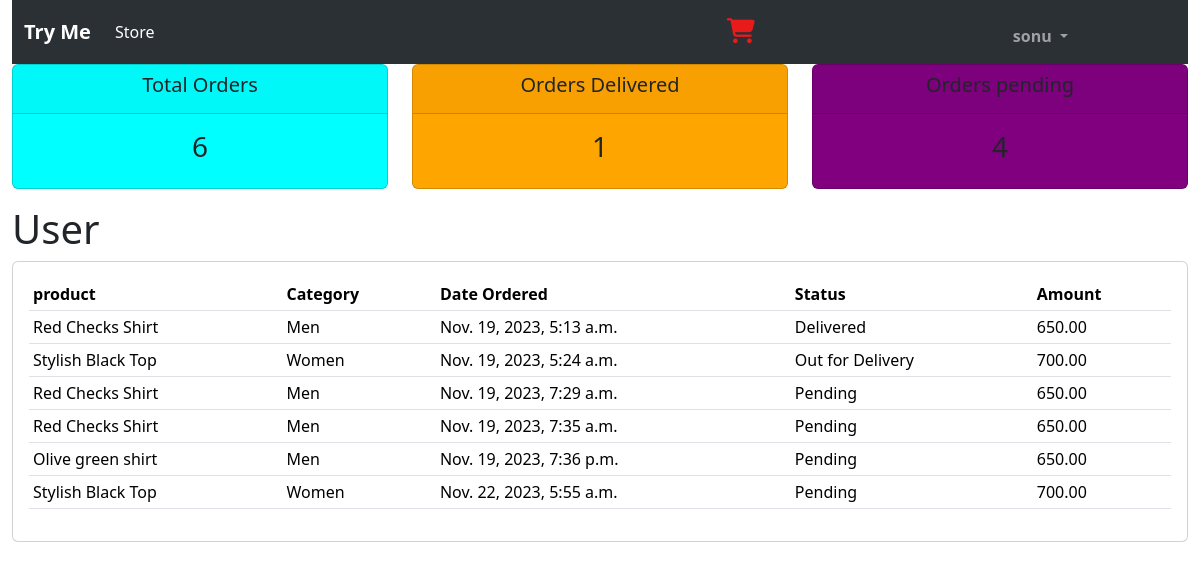
Page /orders/ (signed in) on the committed database.
### products/models.py (models this page shows, shortened)
class Product(models.Model):
    name=models.CharField(max_length=50)
    price=models.IntegerField(default=0)
    category=models.ForeignKey(Category,on_delete=models.CASCADE,default=1)
    description=models.CharField(max_length=100,null=True,blank=True,default='')
    image=models.ImageField(upload_to='products')

class Category(models.Model):
    name=models.CharField(max_length=30)
    def __str__(self) -> str:
        return self.name

class Order(models.Model):
    STATUS =(
        ('Pending','Pending'),
        ('Order Confirmed','Order Confirmed'),
        ('Out for Delivery','Out for Delivery'),
        ('Delivered','Delivered'),
    )
    user = models.ForeignKey(User, on_delete=models.CASCADE)
    product=models.ManyToManyField(Product)
    created_at = models.DateTimeField(auto_now_add=True)
    total_amount = models.DecimalField(max_digits=10, decimal_places=2)
    status=models.CharField(max_length=50,null=True,choices=STATUS)

### products/views.py (the view)
# urls.py: path('orders/',user_orders,name='orders'),
def user_orders(request,):
    orders=Order.objects.filter(user=request.user)
    order_count=orders.count()
    delivered=orders.filter(status='Delivered').count()
    pending=orders.filter(status='Pending').count()
    context={'orders':orders,'delivered':delivered,'pending':pending,
             'order_count':order_count}
    return render(request,'accounts/orders.html',context)

### templates/accounts/orders.html
{% extends 'accounts/base.html' %}
{% block content %}
{% include 'accounts/status.html'%}
<h1>User</h1>
<div class="row">
    <div class="col-md">
        <div class="card card-body">
            <table class="table table-sm">
                <tr>
                    <th>product</th>
                    <th>Category</th>
                    <th>Date Ordered</th>
                    <th>Status</th>
                    <th>Amount</th>
                </tr>
                {% for order in orders %}
                <tr>
                    {% for product in order.product.all %}
                        <td>{{product.name}}</td>
                        <td>{{product.category}}</td>
                        {% endfor %}
                          <td>{{order.created_at}}</td>
                        <td>{{order.status}}</td>
                        <td>{{order.total_amount}}</td>
                </tr>
                {% endfor %}
            </table>
        </div>
    </div>
</div>
{% endblock %}

### templates/accounts/base.html (shortened to what this page needs)
{% load static %}
<!doctype html>
<html lang="en">
  <head>
    <link rel="stylesheet" href="https://cdnjs.cloudflare.com/ajax/libs/font-awesome/6.4.2/css/all.min.css" />
    <link rel="stylesheet" href="https://cdnjs.cloudflare.com/ajax/libs/font-awesome/6.4.2/css/fontawesome.min.css" />
    <link rel="stylesheet" href="https://cdnjs.cloudflare.com/ajax/libs/font-awesome/6.4.2/css/fontawesome.min.css" />
    <link href="https://cdn.jsdelivr.net/npm/bootstrap@5.3.2/dist/css/bootstrap.min.css" rel="stylesheet">
  </head>
  <body>
    <div class="container-fluid">
        <nav class="navbar navbar-expand-lg bg-body-tertiary" data-bs-theme="dark">
            <div class="container-fluid">
              <a class="navbar-brand" href=""><b>Try Me</b></a>
              <div class="collapse navbar-collapse" id="navbarSupportedContent">
                <ul class="navbar-nav me-auto mb-2 mb-lg-0">
                  <li class="nav-item">
                    <a class="nav-link active" aria-current="page" href="#">Store</a>
                  </li>
                </ul>
               <a href="{% url 'shopping_cart' %}"><i class="fa-solid fa-cart-shopping icon">{{request.user.cart_items.keys}}</i></a>
                <ul class="navbar-nav  my-2 mb-lg-0">
                    {% if user.is_authenticated %}
                    <li class="nav-item dropdown drop">
                      <a class="nav-link dropdown-toggle" href="#" role="button" data-bs-toggle="dropdown" aria-expanded="false">
                        <b>{{request.user}}</b>
                      </a>
                    </li>
                      {% endif %}
                  </ul>
              </div>
            </div>
          </nav>
        {% block content %}
        {% endblock %}
    </div>
  </body>
</html>

### templates/accounts/base.html (style rules this page uses)
.icon { color: rgb(232, 26, 26); font-size: 25px; padding-right: 250px; }
.drop { padding-right: 100px; }

### rows in the picture
Order: created_at "Nov. 19, 2023, 5:13 a.m.", status "Delivered", total_amount "650.00"
Product: name "Red Checks Shirt", category "Men"
Order: created_at "Nov. 19, 2023, 5:24 a.m.", status "Out for Delivery", total_amount "700.00"
Product: name "Stylish Black Top", category "Women"
Order: created_at "Nov. 19, 2023, 7:29 a.m.", status "Pending", total_amount "650.00"
Order: created_at "Nov. 19, 2023, 7:35 a.m.", status "Pending", total_amount "650.00"
Order: created_at "Nov. 19, 2023, 7:36 p.m.", status "Pending", total_amount "650.00"
Product: name "Olive green shirt", category "Men"
Order: created_at "Nov. 22, 2023, 5:55 a.m.", status "Pending", total_amount "700.00"

### other values in the picture
{{ request.user }} "sonu"
{{ order_count }} "6"
{{ delivered }} "1"
